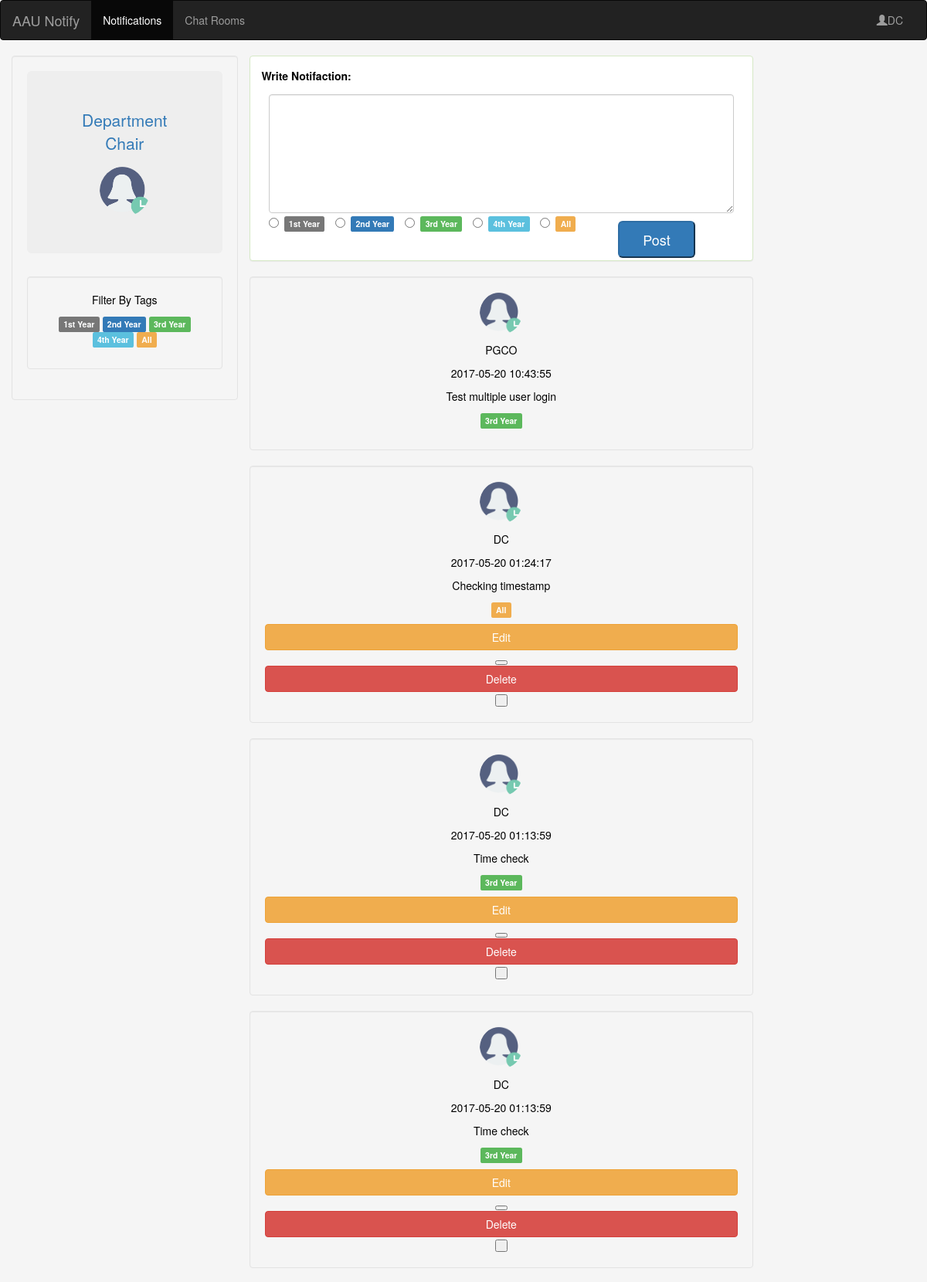
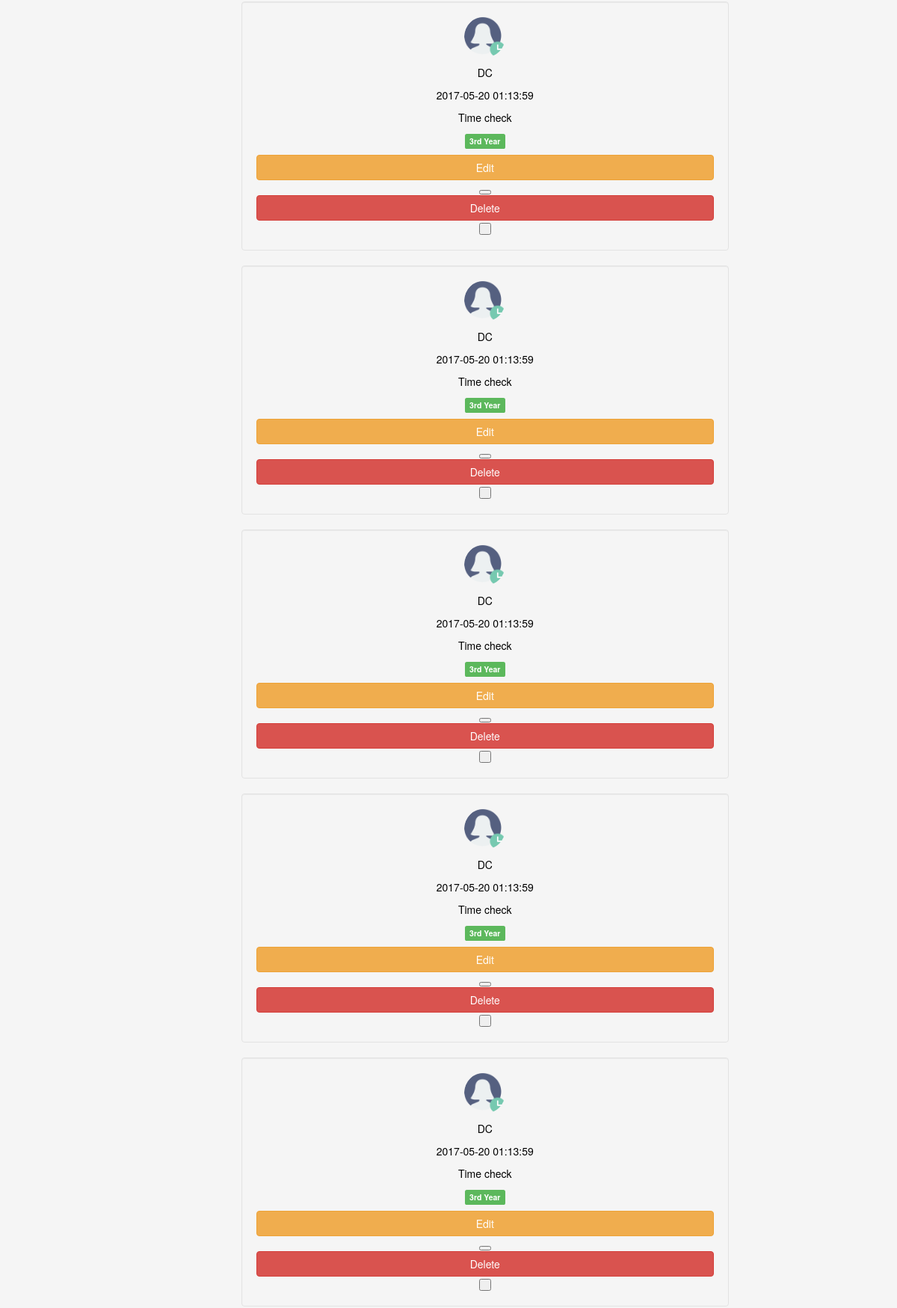
Page /index.php?loginsuccess (signed in, upper part) on the committed database (2 pictures, top to bottom).
### tables this page shows
CREATE TABLE `notifications` (
  `nid` int(10) UNSIGNED NOT NULL,
  `uid` int(11) UNSIGNED NOT NULL,
  `date` datetime NOT NULL,
  `message` text NOT NULL,
  `tag` varchar(8) NOT NULL DEFAULT 'All'
);

CREATE TABLE `user` (
  `id` int(11) UNSIGNED NOT NULL,
  `fullname` varchar(128) NOT NULL,
  `usrname` varchar(128) NOT NULL,
  `passkey` varchar(128) NOT NULL
);

### php/commentInsert.php (the view, shortened to what this page needs)
<?php
function getComments($conn)
{
 if (isset($_SESSION['uid'])) {
  $sql = "SELECT * FROM notifications ORDER BY TIMESTAMP(date) DESC ";
  $result = $conn->query($sql);
  echo " <div class='row' id='commentBox'>";
  while ($row = $result->fetch_assoc()) {
    $id = $row['uid'];
    $sql2 = "SELECT * FROM user WHERE id='$id'";
    $result2 = $conn->query($sql2);
                  echo "<div class = 'col-sm-12'>";
                  echo "<div class='well'>";
                  if ($row2 = $result2->fetch_assoc()) {
                      echo "
                          <p><img src='img/user-19.png' class='img-circle' height='55' width='55' alt='Avatar'></p>
                          <p>".$row2['usrname']."</p>
                        ";
                  echo '<p>'.$row['date'].'</p>';
                  echo '<p>'.nl2br($row['message']).'</p>';
                  if ($row['tag'] == 'first') {
                      echo "<span class='label label-default' id='first'>1st Year</span>";
                  }elseif ($row['tag'] == 'second') {
                    echo "<span class='label label-primary' id='second'>2nd Year</span>";
                  }elseif ($row['tag']=='third') {
                    echo "<span class='label label-success'id='third'>3rd Year</span>";
                  }elseif ($row['tag'] == 'fourth') {
                    echo "<span class='label label-info' id='fourth'>4th Year</span>";
                  }elseif ($row['tag'] == 'all') {
                    echo "<span class='label label-warning' id='all'>All</span>";
                  }
                  echo "<p>";
                  if (isset($_SESSION['uid'])) {
                    if ($_SESSION['uid'] == $row2['id']) {
                      echo "
                      <form method='POST' action='php/editcomment.php' >
                          <input type='hidden' class='form-control' name='nid' value='".$row['nid']."'>
                          <input type='hidden' class='form-control' name='uid' value='".$row2['id']."'>
                          <input type='hidden' class='form-control' name='date' value='".$row['date']."'>
                          <input type='hidden' class='form-control' name='message' value='".$row['message']."'>
                          <input type='hidden' class='form-control' name='tag' value='".$row['tag']."'>
                          <button name='commentSubmit' class='btn btn-warning btn-block'>Edit<button>
                      </form>
                      <form method='POST' action='".deleteComments($conn)."' >
                          <input type='hidden' class='form-control' name='nid' value='".$row['nid']."'>
                          <input type='hidden' class='form-control' name='uid' value='".$row2['id']."'>
                          <button type='submit' name='commentDelete' class='btn btn-danger btn-block' id='delPost'>Delete<button>
                      </form>
                      </p>";
                    }
                  }
              }
        echo "</div>
        </div>";
      }
    echo "</div>";
  }
}

### index.php (shortened to what this page needs)
<?php
  include 'db_files/dbcon.php';
  include 'php/commentInsert.php';
  include 'php/logout.php';
?>
    <!DOCTYPE html>
    <html lang="en">
    <head>
        <link rel="stylesheet" href="bootstrap/dist/css/bootstrap.min.css">
        <link rel="stylesheet" href="css/master.css">
    </head>
    <body id="mainBody">
        <nav class="navbar navbar-inverse">
            <div class="container-fluid">
                <div class="navbar-header">
                    <a class="navbar-brand" href="index.php">AAU Notify</a>
                </div>
                <div class="collapse navbar-collapse" id="myNavbar">
                    <ul class="nav navbar-nav">
                        <li class="active"><a href="index.php">Notifications</a></li>
                    </ul>
                    <ul class="nav navbar-nav">
                        <li class=''><a href="chatrooms.php">Chat Rooms</a></li>
                    </ul>
                    <ul class="nav navbar-nav navbar-right">
                        <li class="dropdown">
                            <?php
          if (isset($_SESSION['uid'])) {
            echo "<a class='dropdown-toggle' data-toggle='dropdown' href='#'>
            <span class='glyphicon glyphicon-user'></span>";
            echo $_SESSION['usrname'];
          }else {
              header("Location: login.php");
            }
          ?></a>
                        </li>
                    </ul>
                </div>
            </div>
        </nav>
        <?php
  if (isset($_SESSION['uid'])) {
    echo "<div class='container text-center'>
        <div class='row'>
        <div class='col-sm-3 well'>
        <div class='jumbotron'>
            <p><a href='#'>";echo $_SESSION['flname']."</a></p>
            <img src='img/user-19.png' class='img-circle' height='65' width='65' alt='Avatar'>
        </div>
        <div class='well'>
            <p>Filter By Tags</p>
            <p>
                <a href='#first'><span class='label label-default'>1st Year</span></a>
                <a href='#second'><span class='label label-primary'>2nd Year</span></a>
                <a href='#third'><span class='label label-success'>3rd Year</span></a>
                <a href='#fourth'><span class='label label-info'>4th Year</span></a>
                <a href='#all'><span class='label label-warning'>All</span></a>
            </p>
            </div>
        </div>";
  }
   ?>
            <div class="col-sm-7">
                <div class="row">
                    <div class="col-sm-12">
                        <div class="panel panel-success text-left">
                            <div class="panel-body">
                                <div class="form-group">
                                    <?php
                                          if (isset($_SESSION['usrname'])) {
                                            echo "
                                            <form class='form-group' action='".setComments($conn)."' method='POST' >
                                                <label for='comment'>Write Notifaction:</label>
                                                <input type='hidden' name='uid' value='".$_SESSION['uid']."'>
                                                <input type='hidden' name='date' value='".date('Y-m-d h:i:s')."'>
                                                <div class='well-sm'>
                                                    <textarea name='message' class='form-control' rows='7' id='comment' ></textarea>
                                                    <label class='radio-inline'>
                                                       <input type='radio' name='year_list' value='first'><span class='label label-default '>1st Year</span>
                                                     </label>
                                                     <label class='radio-inline'>
                                                       <input type='radio' name='year_list' value='second'><span class='label label-primary'>2nd Year</span>
                                                     </label>
                                                     <label class='radio-inline'>
                                                       <input type='radio' name='year_list' value='third'><span class='label label-success'>3rd Year</span>
                                                     </label>
                                                     <label class='radio-inline'>
                                                       <input type='radio' name='year_list' value='fourth'><span class='label label-info'>4th Year</span>
                                                     </label>
                                                     <label class='radio-inline'>
                                                       <input type='radio' name='year_list' value='all'><span class='label label-warning'>All</span>
                                                     </label>
                                                    <button type='submit' name='commentSubmit' class='btn-primary btn-lg' style='width:100px; margin:10px; position:absolute; right:80px;'>Post</button>
                                                </div>
                                            </form>
                                            ";
                                          }else {
                                            echo "<div class='row'>
                                                    <div class='col-md-12'>
                                                      <div class='well'>Please login to access notification.</div>
                                                    </div>
                                                  </div>";
                                          }
                                    ?>
                                </div>
                            </div>
                        </div>
                    </div>
                </div>
                <?php getComments($conn) ?>
            </div>
            </div>
            </div>
    </body>
    </html>

### css/master.css (style rules this page uses)
#mainBody { color: black; background-color: #f5f5f5; position:relative; }

### rows in the picture
notifications: uid.usrname "PGCO", date "2017-05-20 10:43:55", message "Test multiple user login", tag "3rd Year"
notifications: uid.usrname "DC", date "2017-05-20 01:24:17", message "Checking timestamp", tag "All"
notifications: uid.usrname "DC", date "2017-05-20 01:13:59", message "Time check", tag "3rd Year"
notifications: uid.usrname "DC", date "2017-05-20 01:13:59", message "Time check", tag "3rd Year"
notifications: uid.usrname "DC", date "2017-05-20 01:13:59", message "Time check", tag "3rd Year"
notifications: uid.usrname "DC", date "2017-05-20 01:13:59", message "Time check", tag "3rd Year"
notifications: uid.usrname "DC", date "2017-05-20 01:13:59", message "Time check", tag "3rd Year"
notifications: uid.usrname "DC", date "2017-05-20 01:13:59", message "Time check", tag "3rd Year"
notifications: uid.usrname "DC", date "2017-05-20 01:13:59", message "Time check", tag "3rd Year"

### other values in the picture
$_SESSION['usrname'] "DC"
$_SESSION['flname'] "Department Chair"
